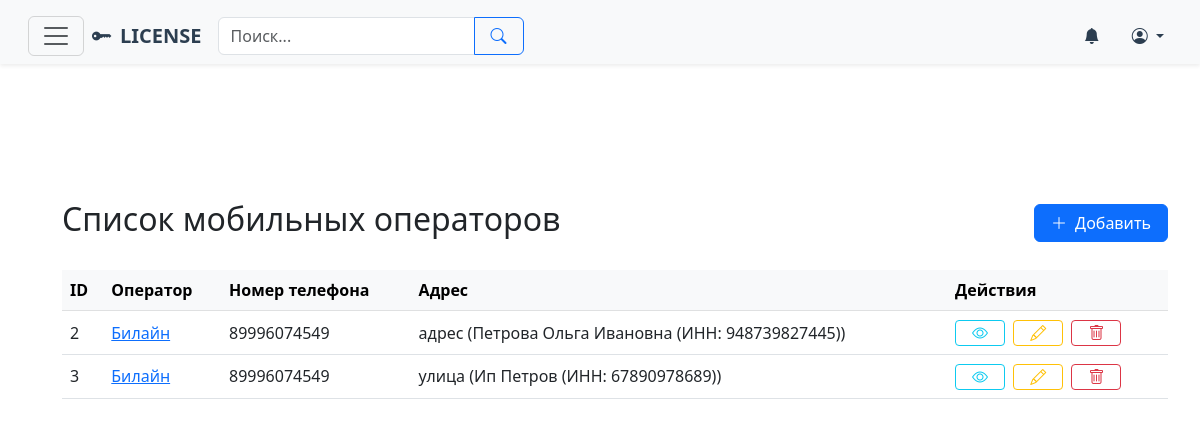
Page /mobile-operators/ on the committed database.
### licen/models.py (models this page shows, shortened)
class TimestampModel(models.Model):
    created_at = models.DateTimeField(auto_now_add=True, verbose_name=_('Дата создания'))
    updated_at = models.DateTimeField(auto_now=True, verbose_name=_('Дата обновления'))
    class Meta:
        abstract = True

class MobileOperator(TimestampModel):
    operator = models.ForeignKey(
        Operator,
        on_delete=models.PROTECT,
        related_name='mobile_operators',
        verbose_name=_('Оператор')
    )
    phone_number = models.CharField(
        max_length=20,
        validators=[RegexValidator(r'^\+?1?\d{9,15}$')],
        verbose_name=_('Номер телефона')
    )
    employee_name = models.CharField(max_length=255, verbose_name=_('ФИО сотрудника'))
    contract = models.CharField(max_length=100, verbose_name=_('Договор'))
    comments = models.TextField(blank=True, null=True, verbose_name=_('Комментарии'))
    address = models.ForeignKey(
        Address,
        on_delete=models.CASCADE,
        related_name='mobile_operators',
        verbose_name=_('Адрес')
    )
    class Meta:
        verbose_name = _('Мобильный оператор')
        verbose_name_plural = _('Мобильные операторы')
        ordering = ['operator', 'phone_number']
        unique_together = ['phone_number', 'address']

class Operator(TimestampModel):
    name = models.CharField(max_length=100, unique=True, verbose_name=_('Название оператора'))
    comments = models.TextField(blank=True, null=True, verbose_name=_('Комментарии'))
    class Meta:
        verbose_name = _('Оператор')
        verbose_name_plural = _('Операторы')
        ordering = ['name']

class Address(TimestampModel):
    address = models.TextField(verbose_name=_('Адрес сети'))
    comments = models.TextField(blank=True, null=True, verbose_name=_('Комментарии'))
    network = models.ForeignKey(
        Network,
        on_delete=models.CASCADE,
        related_name='addresses',
        verbose_name=_('Юридическое лицо')
    )
    def __str__(self):
        return f"{self.address} ({self.network})"
    class Meta:
        verbose_name = _('Адрес')
        verbose_name_plural = _('Адреса')
        ordering = ['network', 'address']

class Network(TimestampModel):
    name = models.CharField(max_length=255, verbose_name=_('Название юридического лица'))
    comments = models.TextField(blank=True, null=True, verbose_name=_('Комментарии'))
    legal_entity = models.ForeignKey(
        LegalEntity,
        on_delete=models.CASCADE,
        related_name='networks',
        verbose_name=_('Сеть')
    )
    inn = models.CharField(
        max_length=12,
        unique=True,
        validators=[MinLengthValidator(10)],
        verbose_name=_('ИНН')
    )
    def __str__(self):
        return f"{self.name} (ИНН: {self.inn})"
    class Meta:
        verbose_name = _('Юридическое лицо')
        verbose_name_plural = _('Юридические лица')
        ordering = ['name']
        indexes = [
            models.Index(fields=['inn']),
        ]

### licen/views.py (the view)
# urls.py: path('mobile-operators/', mobile_operator_list, name='mobile-operator-list'),
def mobile_operator_list(request):
    operators = MobileOperator.objects.all().order_by('operator', 'phone_number')
    return render(request, 'licen/mobile_operator/mobile_operator_list.html', {'operators': operators})

### licen/context_processors.py (called while the page is built, shortened)
def get_breadcrumbs(request):
    breadcrumbs = []
    breadcrumbs.append({
        'name': _('Города'),
        'url': reverse('city-list')
    })
    return {'breadcrumbs': breadcrumbs}

### licen/templates/licen/mobile_operator/mobile_operator_list.html (shortened to what this page needs)
{% extends "base.html" %}
{% block content %}
<div class="container mt-5">
    <div class="d-flex justify-content-between align-items-center mb-4">
        <h2>Список мобильных операторов</h2>
        <a href="{% url 'mobile-operator-create' %}" class="btn btn-primary d-flex align-items-center gap-2">
            <i class="bi bi-plus-lg"></i> Добавить
        </a>
    </div>
    {% if operators %}
    <div class="table-responsive d-none d-md-block">
        <table class="table table-hover align-middle">
            <thead class="table-light">
                <tr>
                    <th>ID</th>
                    <th>Оператор</th>
                    <th>Номер телефона</th>
                    <th>Адрес</th>
                    <th>Действия</th>
                </tr>
            </thead>
            <tbody>
                {% for item in operators %}
                <tr>
                    <td>{{ item.id }}</td>
                    <td><a href="{% url 'mobile-operator-detail' item.id %}">{{ item.operator.name|truncatechars:30 }}</a></td>
                    <td>{{ item.phone_number }}</td>
                    <td>{{ item.address|default:"—" }}</td>
                    <td class="text-nowrap">
                        <a href="{% url 'mobile-operator-detail' item.id %}" class="btn btn-sm btn-outline-info me-1"><i class="bi bi-eye"></i></a>
                        <a href="{% url 'mobile-operator-update' item.id %}" class="btn btn-sm btn-outline-warning me-1"><i class="bi bi-pencil"></i></a>
                        <a href="{% url 'mobile-operator-delete' item.id %}" class="btn btn-sm btn-outline-danger"><i class="bi bi-trash"></i></a>
                    </td>
                </tr>
                {% endfor %}
            </tbody>
        </table>
    </div>
    {% else %}
    <div class="alert alert-info">Нет мобильных операторов в базе</div>
    {% endif %}
</div>
{% endblock %}

### licen/templates/base.html (style rules this page uses)
.table thead th { background-color: #f8f9fa; }
.btn { padding-left: 1rem; padding-right: 1rem; }
.btn i { display: flex; align-items: center; }
.btn-sm i { font-size: 1rem; }

### rows in the picture
MobileOperator: id "2", operator.name "Билайн", phone_number "89996074549", address "адрес (Петрова Ольга Ивановна (ИНН: 948739827445))"
MobileOperator: id "3", operator.name "Билайн", phone_number "89996074549", address "улица (Ип Петров (ИНН: 67890978689))"
